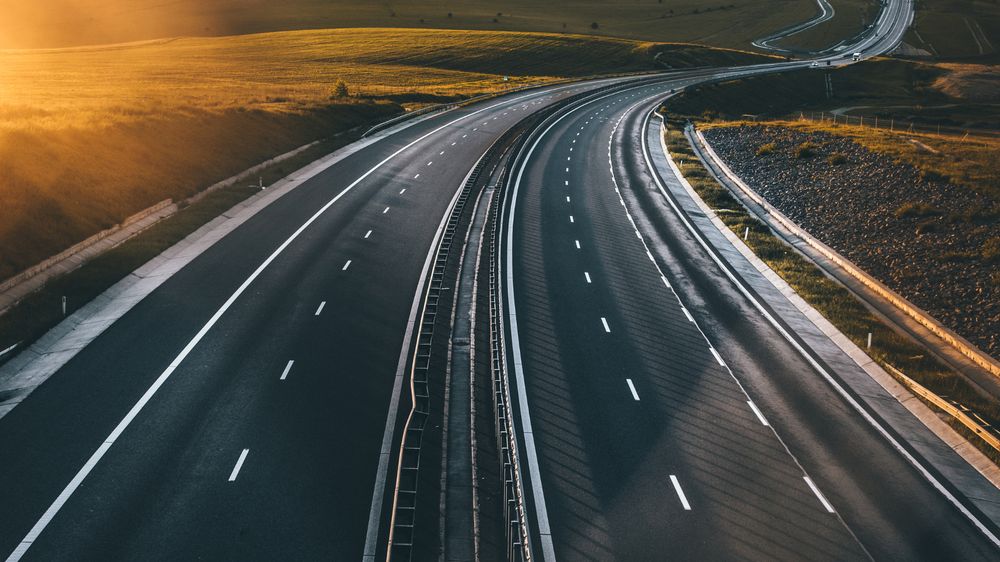
#> input picture Tugas2/road.png, 1000 x 562 px, shrunk from 1920 x 1080 before the run, found by its file name
$ python standardHough.py
#> lines starting #> are read from the running program, lines starting #| are printed output that depends on the picture
import cv2
import numpy as np

img = cv2.imread('road.png')
#> img is the input picture: shape (562, 1000, 3); mean B, G, R 65.9, 73.9, 75.8
gray = cv2.cvtColor(img, cv2.COLOR_BGR2GRAY)
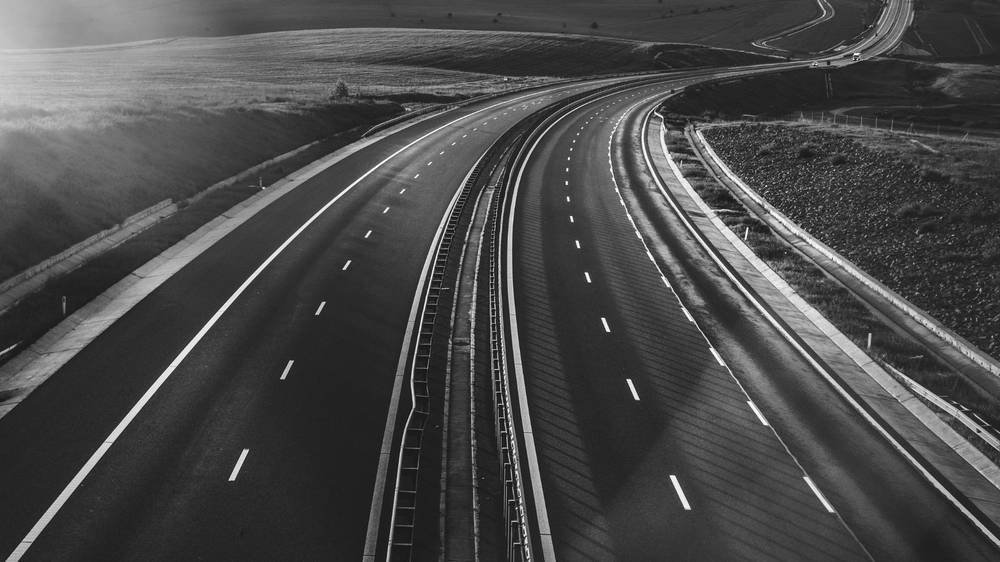
#> gray: shape (562, 1000); min 7, max 255, mean 73.5

# Deteksi tepi
edges = cv2.Canny(gray, 50, 150)
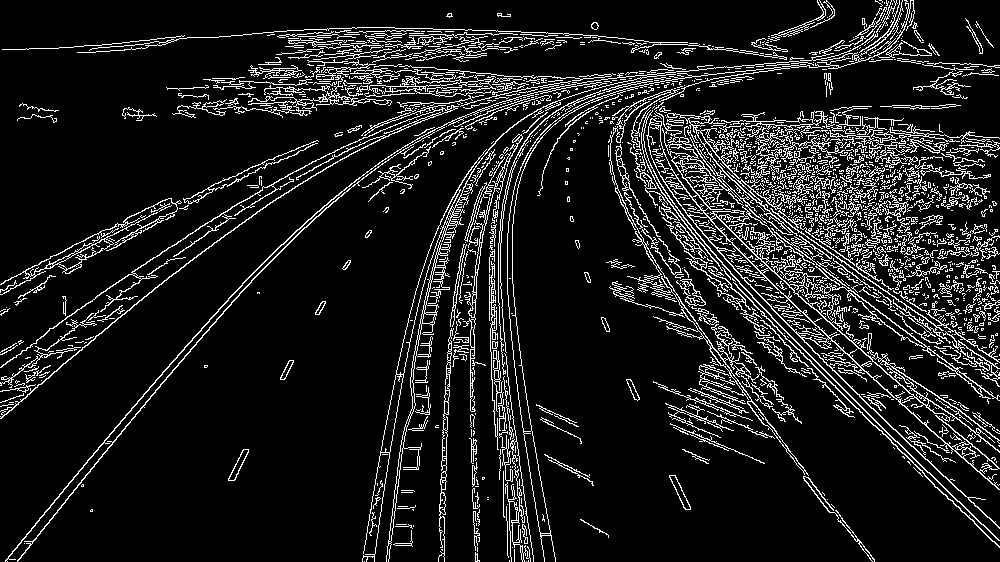
#> edges: shape (562, 1000); 11.2% white in thin lines or dots

# Standard Hough Transform
lines = cv2.HoughLines(edges,
                       rho=1,           # Resolusi jarak (piksel)
                       theta=np.pi/180, # Resolusi sudut (radian)
                       threshold=100)   # Minimum votes

# Gambar garis
if lines is not None:
    for line in lines:
        rho, theta = line[0]
        a, b = np.cos(theta), np.sin(theta)
        x0, y0 = a * rho, b * rho
        x1 = int(x0 + 1000 * (-b))
        y1 = int(y0 + 1000 * (a))
        x2 = int(x0 - 1000 * (-b))
        y2 = int(y0 - 1000 * (a))
        cv2.line(img, (x1, y1), (x2, y2), (0, 0, 255), 2)
#> this loop made 9250 passes
#> (rho, theta, a, b, x0, y0, x1, y1) on passes 1 to 3: (-322, 2.36, -0.707, 0.707, 227.7, -227.7, -479, -934), (-317, 2.36, -0.707, 0.707, 224.2, -224.2, -482, -931), (119, 1.5, 0.0698, 0.998, 8.3, 118.7, -989, 188)
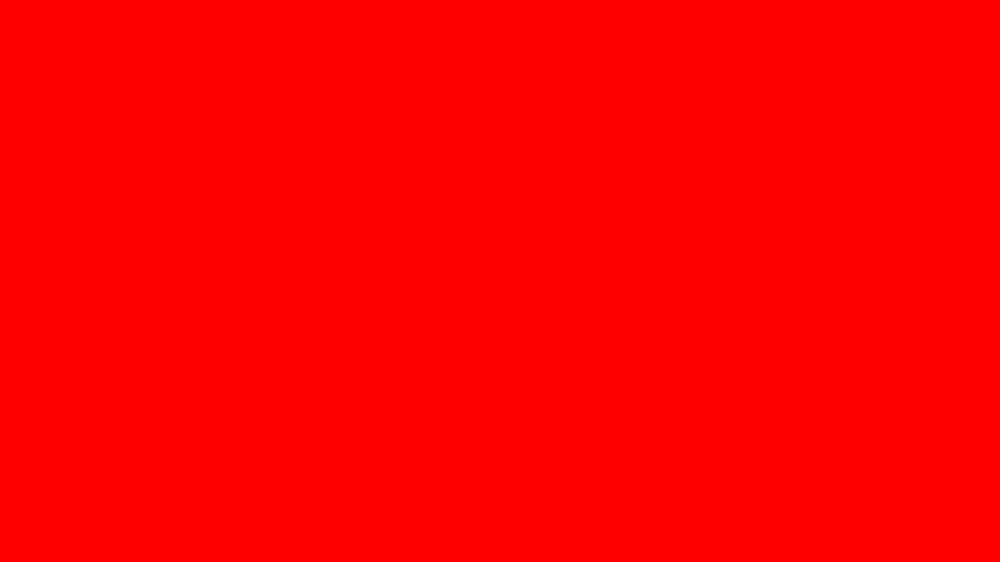
#> img: shape (562, 1000, 3); mean B, G, R 0, 0, 255
